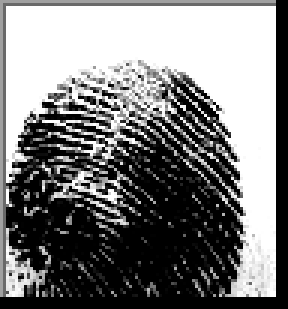
#> input picture data/dataset/102__M_Right_index_finger.BMP, 96 x 103 px (shown 3 times larger)
$ python -i helpers.py   (imports and definitions only)
#> lines starting #> are read from the running program, lines starting #| are printed output that depends on the picture
import cv2
import numpy as np

# [26 lines left out: functions load_data, preprocess_data, load_images, not called in this run]

def preprocess_images(images):
    processed_images = []
    for image in images:
        try:
            # Ensure the image is in grayscale
            if len(image.shape) == 3 and image.shape[2] == 3:  # If RGB, convert to grayscale
                image = cv2.cvtColor(image, cv2.COLOR_RGB2GRAY)
            elif len(image.shape) == 3 and image.shape[2] == 4:  # If RGBA, convert to grayscale
                image = cv2.cvtColor(image, cv2.COLOR_RGBA2GRAY)

            # Resize the image to 128x128
            resized_image = cv2.resize(image, (128, 128))

            # Normalize pixel values to the range [0, 1]
            normalized_image = resized_image / 255.0

            # Append the processed image
            processed_images.append(normalized_image)
        except Exception as e:
            print(f"Error processing image: {e}")

    # Convert the list of processed images to a NumPy array
    return np.array(processed_images, dtype=np.float32)

# [28 lines left out: function extract_fingerprint_features, not called in this run]

>>> import cv2
>>> picture = cv2.cvtColor(cv2.imread('../../data/dataset/102__M_Right_index_finger.BMP'), cv2.COLOR_BGR2RGB)
#> picture is the input picture: shape (103, 96, 3); min 0, max 255, mean 125.6
>>> result = preprocess_images(picture)
#> the loop in preprocess_images, `for image in images:` made 103 passes
#> pass 1, in preprocess_images, `resized_image = cv2.resize(image, (128, 128))`:
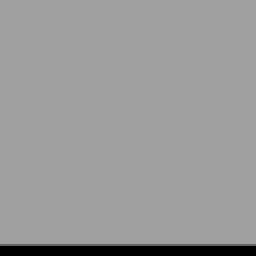
#> resized_image: shape (128, 128) (shown 2 times larger); min 0, max 160, mean 153.3
#> pass 2, in preprocess_images, `resized_image = cv2.resize(image, (128, 128))`:
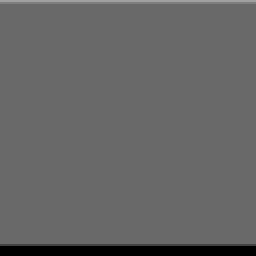
#> resized_image: shape (128, 128) (shown 2 times larger); min 0, max 160, mean 101.2
#> after the loop in preprocess_images, `for image in images:`: processed_images = 103 items
